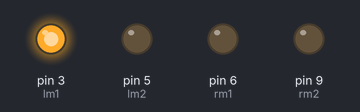
The sketch below on a simulated Arduino Uno, built with avr-gcc and run on an emulated ATmega328P. Parts: output pins drawn as LEDs (lit = HIGH).

Above: at 0.1 s.
Timing chart, 0 to 1.6 s (numbered marks = the images above):
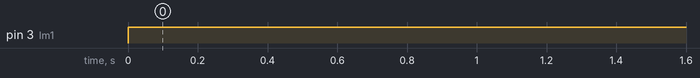

The sketch:

trial_motors.ino
```cpp
int lm1 = 3;// defines pin 3 as connected to the motor
int lm2 = 5;// defines pin 6 as connected to the motor
int rm1= 6;// defines pin 5 as connected to the motor
int rm2 = 9;// defines pin 9 as connected to the motor


void setup()
{
  pinMode(lm1,OUTPUT);
  pinMode(lm2,OUTPUT);
  pinMode(rm1,OUTPUT);
  pinMode(rm2,OUTPUT);
  //trial();

}
void loop()
{
analogWrite(lm2,0);
  analogWrite(rm1,0);
  analogWrite(lm1,255);
  analogWrite(rm2,0);
}
  /*analogWrite(rm1,255);
  analogWrite(rm2,0);
 delay(2000);
 analogWrite(lm1,0);
  analogWrite(lm2,0);
  analogWrite(rm1,0);
  analogWrite(rm2,0);
delay(5000);


analogWrite(lm1,255);
  analogWrite(lm2,0);
  analogWrite(rm1,0);
  analogWrite(rm2,255);
 delay(2000);
 analogWrite(lm1,0);
  analogWrite(lm2,0);
  analogWrite(rm1,0);
  analogWrite(rm2,0);
delay(5000);


analogWrite(lm2,255);
  analogWrite(lm1,0);
  analogWrite(rm1,255);
  analogWrite(rm2,0);
 delay(2000);
 analogWrite(lm1,0);
  analogWrite(lm2,0);
  analogWrite(rm1,0);
  analogWrite(rm2,0);
delay(5000);

}

/*void trial()
{
  analogWrite(lm1,255);
  analogWrite(lm2,0);
  analogWrite(rm1,255);
  analogWrite(rm2,0);
 delay(1000);
  analogWrite(lm1,0);
  analogWrite(lm2,255);
  analogWrite(rm1,0);
  analogWrite(rm2,255);
  delay(1000);
}
*/
```

Measured:
- by itself, pin 3 (lm1): LOW → HIGH at 0.00 s
